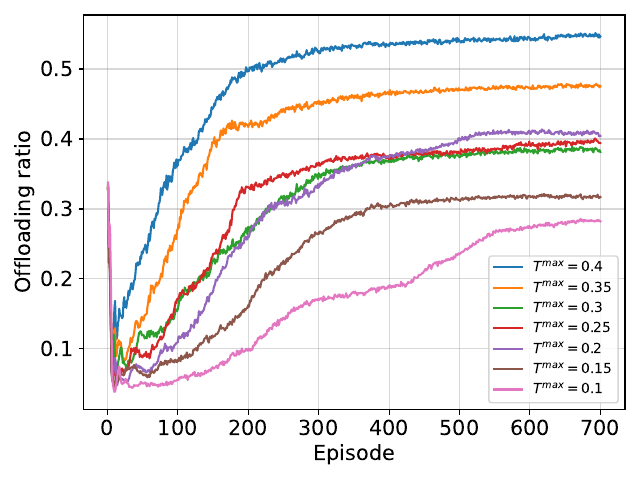

The Python source for this figure:
import numpy as np
import matplotlib.pyplot as plt
from mpl_toolkits.axes_grid1.inset_locator import zoomed_inset_axes, mark_inset, inset_axes

cost_rewards = []
cost_rewards.append(np.load("../../SAC/dmax/10_40_0.4_0.05/average_off_ratio.npy"))
cost_rewards.append(np.load("../../SAC/dmax/10_40_0.35_0.05/average_off_ratio.npy"))
cost_rewards.append(np.load("../../SAC/dmax/10_40_0.3_0.05/average_off_ratio.npy"))
cost_rewards.append(np.load("../../SAC/dmax/10_40_0.25_0.05/average_off_ratio.npy"))
cost_rewards.append(np.load("../../SAC/dmax/10_40_0.2_0.05/average_off_ratio.npy"))
cost_rewards.append(np.load("../../SAC/dmax/10_40_0.15_0.05/average_off_ratio.npy"))
cost_rewards.append(np.load("../../SAC/dmax/10_40_0.1_0.05/average_off_ratio.npy"))

length = len(cost_rewards[0])
x = np.arange(1, length+1)
legends = ['$T^{max} = 0.4$', '$T^{max} = 0.35$', '$T^{max} = 0.3$', '$T^{max} = 0.25$', '$T^{max} = 0.2$', '$T^{max} = 0.15$', '$T^{max} = 0.1$']

fig, ax = plt.subplots()
for i in range(7):
    ax.plot(x, cost_rewards[i], label=legends[i])

ax.set_xlabel("Episode", fontsize=15)
ax.set_ylabel("Offloading ratio", fontsize=15)
plt.xticks(fontsize=15)
plt.yticks(fontsize=15)
ax.grid(color='gray', alpha=0.3)

# # 创建局部放大图的子图
# axins = inset_axes(ax, width="33%", height="28%", loc='lower left', bbox_to_anchor=(0.3, 0.15, 1, 1), bbox_transform=ax.transAxes)

# for i in range(7):
#     axins.plot(x, cost_rewards[i], label=legends[i])

# axins.set_xlim(650, 700)
# axins.set_ylim(0.4, 0.7)
# axins.tick_params(axis='both', labelsize=11)    # 设置子图的字体大小

# mark_inset(ax, axins, loc1=2, loc2=4, fc="none", ec="0.5")

ax.legend(loc="best")
plt.tight_layout()
plt.savefig("merge_dmax_off_ratio.pdf", format="pdf")
plt.show()